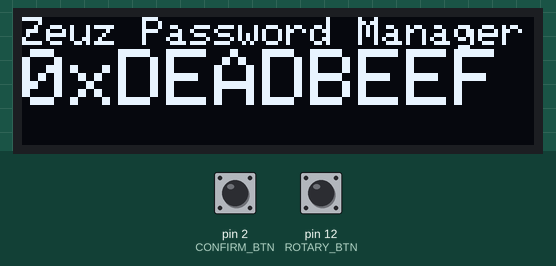
A sketch run on a simulated Arduino Uno, built with avr-gcc and run on an emulated ATmega328P. On the bench: 128×32 one-colour display. The inputs (shaded band) are chosen by the test bench; at power-on: pin 12 (ROTARY_BTN) HIGH, pin 2 (CONFIRM_BTN) HIGH.

Above: at 1.1 s.
At 4.2 s:
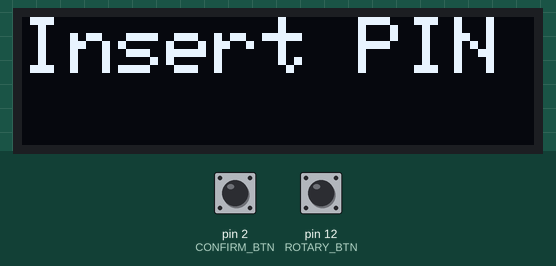
4.3 s: pin 12 (ROTARY_BTN) pulled LOW for 3.2 s
At 8.5 s:
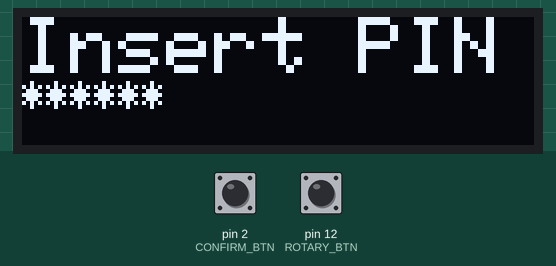
9.0 s: pin 2 (CONFIRM_BTN) pulled LOW for 3.2 s
At 11.0 s:
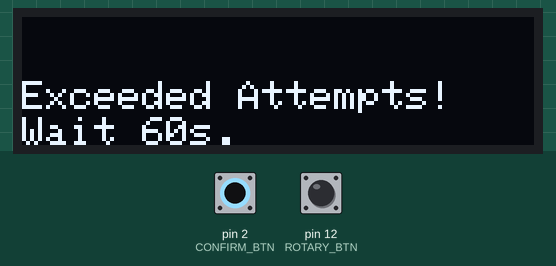
Timing chart, 0 to 12.5 s (numbered marks = the images above; inputs shaded):
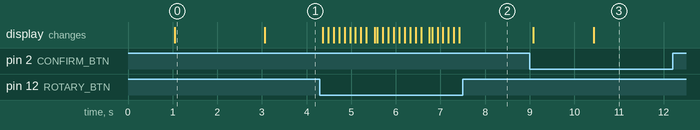

Measured:
- after the input at 4.3 s, the display: first changes after 0.06 s (image 2 shows a later state)
- after the input at 9.0 s, the display: first changes after 0.07 s (image 3 shows a later state)
- what the display in image 0 shows lasts 2.1 s, from 1.0 s to 3.1 s

The sketch:

ZPM.ino
```cpp
// (licence header left out)
#include <SPI.h>
#include <Wire.h>
#include <Adafruit_GFX.h>
#include <Adafruit_SSD1306.h>


/* ##########################################################################################
 *  Main aspects to edit are in this code block.
 * ##########################################################################################
 * Define your PIN in the PIN_CODE array.
 */
int PIN_CODE[] = {1,2,3,4}; //YOUR PIN HERE
#define MAX_DIGIT 10 //Define the maximum integer number each PIN position can be.

/*
 * Define the NUMBER_OF_ACCOUNTS, MAX_SIZE and fill the accounts array with your credentials.
 */
#define NUMBER_OF_ACCOUNTS 3 //YOUR NUMBER OF CREDENTIALS HERE
#define MAX_SIZE 35 //YOUR MAXIMUM PASSWORD/USERNAME SIZE
const char * const accounts [NUMBER_OF_ACCOUNTS] [3] =
 { {"Google", "zeuz@zeuz.com", "XF#c?j6hu:.NkNkJ"},
   {"FB", "luanda", "e basta"},
   {"GitHub", "zeuz", "hzt*7!HZU\"dApP'tjc;M^FW?mr^m"}
 };
/*
 * ##########################################################################################
 */

/*
 * Uncomment the DEBUG definition if you want to print debug messages over the serial port.
 */
//#define DEBUG
#ifdef DEBUG
  #define DEBUG_PRINT(x)  Serial.println (x)
#else
  #define DEBUG_PRINT(x)
#endif

const int PIN_DIGITS = sizeof(PIN_CODE)/sizeof(int);
int* PIN_ATTEMPT = 0; //Pointer to the array to store user input

/*
 * The program flow is controlled by a Finite State Machine (FSM).
 * Below the FSM states are defined and the variable that holds the current state is initialized.
 */
#define INPUT_PIN_STATE 0
#define VERIFY_PIN_STATE 1
#define SCROLL_ACCOUNTS_STATE 2
#define VIEW_ACCOUNT_STATE 3
#define WAIT_STATE 4
uint8_t state = INPUT_PIN_STATE; //Current FSM state

/*
 * Definition of the buttons.
 *
 * ATTENTION: Made a big mistake and coud not chage the routing of the ROTARY button to a GND pin.
 * Because of that added a 1kOhm resistor and used ROTARY_GND pin as a GND pin.
 * If you are willing to make this properly change this in your making process.
 */
#define ROTARY_BTN 12
#define ROTARY_GND 3
#define CONFIRM_BTN 2
const unsigned long debounce_delay = 50;    //Button debounce time, increase it if the output flickers

uint8_t scroll_index = 0; //Keep track of the currently selected account
uint8_t pin_digit = 0; //Current input PIN digit
uint8_t attempt_count = 0; //Failed attempts
uint8_t taps = 0; //Taps per digit

unsigned long view_timeout_millis; //Keep track of time the device is unclocked
const unsigned long TIMEOUT_MILLIS = 60000; //Change this to increase/decrease the timeout to lock the device

// Declaration for an SSD1306 display connected to I2C (SDA, SCL pins)
#define SCREEN_WIDTH 128 // OLED display width, in pixels
#define SCREEN_HEIGHT 32 // OLED display height, in pixels
#define OLED_RESET     4 // Reset pin # (or -1 if sharing Arduino reset pin)
Adafruit_SSD1306 display(SCREEN_WIDTH, SCREEN_HEIGHT, &Wire, OLED_RESET);
int display_x, min_display_x = 0;
const int MAX_CHARS_PER_LINE = display.width()/6; // 6 pixels/character

void setup() {
  delay(1000);

  pinMode(CONFIRM_BTN, INPUT_PULLUP);
  pinMode(ROTARY_BTN, INPUT_PULLUP);
  pinMode(ROTARY_GND, OUTPUT);
  digitalWrite(ROTARY_GND, LOW);

  PIN_ATTEMPT = new int[PIN_DIGITS];  //Initialize PIN input array

#ifdef DEBUG
  Serial.begin(9600);
#endif
  if(!display.begin(SSD1306_SWITCHCAPVCC, 0x3C)) { // Address 0x3C for 128x32
    DEBUG_PRINT("SSD1306 allocation failed");
    for(;;); // Don't proceed, loop forever
  }
  // Clear the buffer
  display.clearDisplay();
  display.setTextWrap(false);
  display_x = 0;
  min_display_x = -6 * MAX_SIZE;  // 6 pixels/character x max length
  display_start();
}

void display_start(void) {
  display.clearDisplay();
  display.setTextSize(1);             // Normal 1:1 pixel scale
  display.setTextColor(WHITE);        // Draw white text
  display.setCursor(0,0);             // Start at top-left corner
  display.println("Zeuz Password Manager!");
  display.setTextSize(2);             // Draw 2X-scale text
  display.setTextColor(WHITE);
  display.print("0x"); display.println(0xDEADBEEF, HEX);
  display.display();
  delay(2000);
}

void display_text(const char* header, const char* text) {
  /*
  * Code block to make the display scroll adapted from J Doe answer in the following StackOverflow link:
  * https://stackoverflow.com/questions/40564050/scroll-long-text-on-oled-display
  */
  display.clearDisplay();
  display.setTextColor(WHITE);
  display.setCursor(0,0);
  display.setTextSize(2);
  display.print(header);
  display.setTextSize(1);
  display.setCursor(0,16);
  display.print(text);
  display.display();

  if(strlen(text) > MAX_CHARS_PER_LINE){
   display_x=display_x-3; // scroll speed, make more positive to slow down the scroll
   if(display_x < min_display_x) display_x = display.width();
  }
}

void display_header_and_lines(const char* header, const char* line1, const char* line2) {

   display.clearDisplay();
   display.setTextColor(WHITE);
   display.setCursor(0,0);
   display.setTextSize(2);
   display.print(header);
   display.setTextSize(1);
   display.setCursor(0,16);
   display.print(line1);
   display.setCursor(display_x,25);
   display.print(line2);
   display.display();
   if(strlen(line2) > MAX_CHARS_PER_LINE){
     display_x=display_x-3; // scroll speed, make more positive to slow down the scroll
     if(display_x < min_display_x) display_x = display.width();
   }
}

void display_append_text(const char* text) {
  display.setTextSize(1);
  display.setTextColor(WHITE);
  display.print(text);
  display.display();
}

boolean check_timeout(void){
  if(view_timeout_millis < millis()){
    state = INPUT_PIN_STATE;
    display_x = 0;
    return true;
  }
  return false;
}

void reset_timeout(void){
  view_timeout_millis = millis() + TIMEOUT_MILLIS;
  DEBUG_PRINT("Timeout reset!");
}

boolean check_pin(void){
  for(int i=0; i<PIN_DIGITS; i++){
    if(PIN_CODE[i] != PIN_ATTEMPT[i]){
      return false;
    }
  }
  return true;
}

boolean debounce_btn(unsigned long debounce_delay, int button_pin){

  int last_button_state = HIGH;
  unsigned long last_debounce_time = millis();

  while((millis() - last_debounce_time) < debounce_delay){
    int reading = digitalRead(button_pin);
    // If the switch changed due to noise:
    if (reading != last_button_state) {
      // reset the debouncing timer
      last_debounce_time = millis();
    }
    last_button_state = reading;
  }
  if(last_button_state == LOW){
    DEBUG_PRINT("Button pressed!");
    return true;
  }else{
    return false;
  }
}

void loop() {

  switch (state){
    //Case 0, ask user to input PIN
    case INPUT_PIN_STATE:
      //Display inset PIN
      if(taps == 0){
        display_text("Insert PIN","");
      }
      if(debounce_btn(debounce_delay, ROTARY_BTN)){
        // MUST LIMIT number of taps
         taps++;
         if(taps < MAX_DIGIT){
          display_append_text("*");
         }else{
          taps = 0;
         }
      }
      if(debounce_btn(debounce_delay+10, CONFIRM_BTN)){
        PIN_ATTEMPT[pin_digit] = taps;
        pin_digit++;
        state = VERIFY_PIN_STATE;
        DEBUG_PRINT("GoTo Verify PIN");
      }
      break;
    case VERIFY_PIN_STATE:
      if(pin_digit >= PIN_DIGITS){
        DEBUG_PRINT("Verifying PIN");
        if(check_pin()){
          DEBUG_PRINT("Correct PIN");
          pin_digit = 0;
          attempt_count = 0;
          taps = 0;
          state = SCROLL_ACCOUNTS_STATE;
          display_text(accounts[scroll_index][0],"");
          reset_timeout();
          break;
        }else{
          attempt_count ++;
          pin_digit = 0;
          DEBUG_PRINT("Wrong PIN");
          if (attempt_count >= 3){
            state = WAIT_STATE;
            taps = 0;
            break;
          }
        }
      }
      state = INPUT_PIN_STATE;
      taps = 0;
      break;
    case WAIT_STATE:
      display_header_and_lines("","Exceeded Attempts!","Wait 60s.");
      delay(60000);
      state = INPUT_PIN_STATE;
      attempt_count = 0;
      break;
    case SCROLL_ACCOUNTS_STATE:
      if(check_timeout()){
        break;
      }
      if(debounce_btn(debounce_delay+10, ROTARY_BTN)){
         scroll_index++;
         if(scroll_index >= NUMBER_OF_ACCOUNTS){
          scroll_index = 0;
         }
         display_text(accounts[scroll_index][0],"");
         DEBUG_PRINT(accounts[scroll_index][0]);
      }
      if(debounce_btn(debounce_delay+10, CONFIRM_BTN)){
         DEBUG_PRINT("Change to show");
         min_display_x = -6 * strlen(accounts[scroll_index][2]); //Each time use the password size to set the new scroll limit.
         state = VIEW_ACCOUNT_STATE;
         reset_timeout();
      }
      break;
    case VIEW_ACCOUNT_STATE:
      if(check_timeout()){
        break;
      }
      if(debounce_btn(debounce_delay+10, ROTARY_BTN)){
         display_header_and_lines(accounts[scroll_index][0],accounts[scroll_index][1],accounts[scroll_index][2]);
         DEBUG_PRINT(accounts[scroll_index][1]);
         DEBUG_PRINT(accounts[scroll_index][2]);
         delay(100);
         break;
      }
      if(debounce_btn(debounce_delay+10, CONFIRM_BTN)){
         state = SCROLL_ACCOUNTS_STATE;
         display_x = 0;
         display_text(accounts[scroll_index][0],"");
         break;
      }
      display_text(accounts[scroll_index][0],accounts[scroll_index][1]);
      break;
  }
}
```
